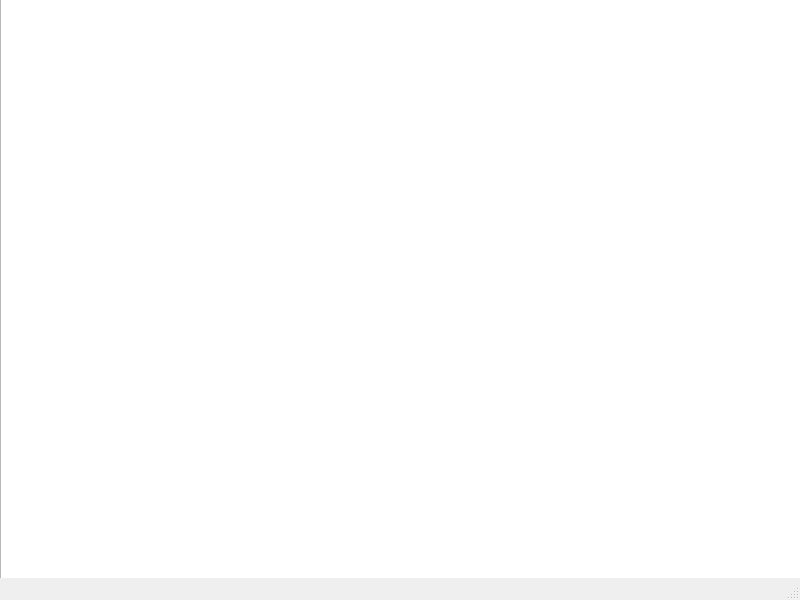
<?xml version="1.0" encoding="UTF-8"?>
<ui version="4.0">
 <class>MainWindow</class>
 <widget class="QMainWindow" name="MainWindow">
  <property name="geometry">
   <rect>
    <x>0</x>
    <y>0</y>
    <width>800</width>
    <height>600</height>
   </rect>
  </property>
  <property name="windowTitle">
   <string>MainWindow</string>
  </property>
  <widget class="QWidget" name="centralwidget">
   <widget class="QGraphicsView" name="graphicsView">
    <property name="geometry">
     <rect>
      <x>0</x>
      <y>-10</y>
      <width>801</width>
      <height>591</height>
     </rect>
    </property>
   </widget>
  </widget>
  <widget class="QMenuBar" name="menubar">
   <property name="geometry">
    <rect>
     <x>0</x>
     <y>0</y>
     <width>800</width>
     <height>22</height>
    </rect>
   </property>
  </widget>
  <widget class="QStatusBar" name="statusbar"/>
 </widget>
 <resources/>
 <connections/>
</ui>
